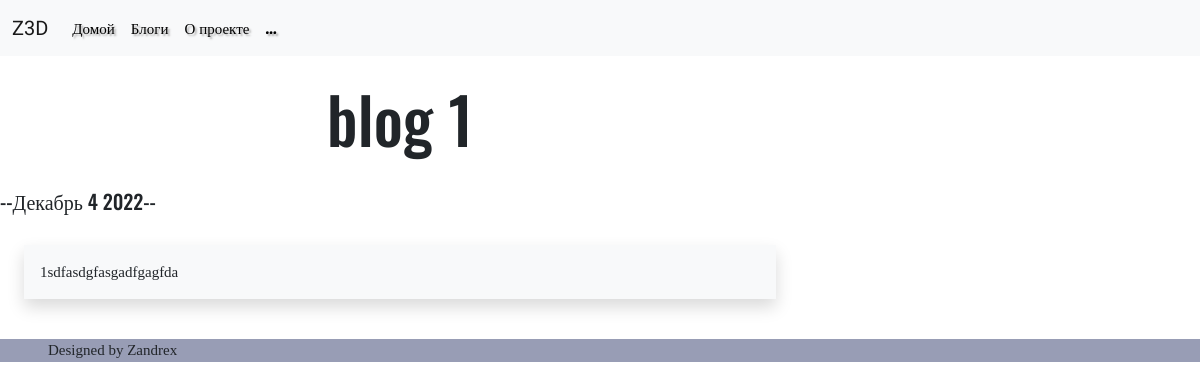
Page /blog/1/ on the committed database.
### blog/models.py (models this page shows, shortened)
class Blog(models.Model):
    title = models.CharField(max_length = 100)
    date = models.DateField()
    description = models.TextField()
    url = models.URLField(blank = True)

### blog/views.py (the view)
# urls.py: path('<int:blog_id>/', views.detail, name='detail'),
def detail(request, blog_id):
    blog = get_object_or_404(Blog, pk = blog_id)
    return render(request, 'blog/detail.html', {'blog':blog})

### blog/templates/blog/detail.html
{% extends 'portfolio/base.html' %}
{% block content %}
<div class="col-8 p-4">
    <div class="container text-center">
        <h1 id='blogtitle'>{{ blog.title }}</h1>
    </div>
</div>
<h5 id='date'> --{{ blog.date|date:'F j Y' }}--</h5>
<div class="col-8 p-4">
    <p class="bg-light shadow p-3">{{ blog.description|safe }}</p>
</div>
{% endblock %}

### portfolio/static/portfolio/styles.css (style rules this page uses)
body { font-family: 'RobotoSlab', serif; font-size: 15px; }
#date { font-family: 'Oswald', serif; }
#blogtitle { font-family: 'Oswald', serif; font-size: 4rem; }

### rows in the picture
Blog: title "blog 1", date "Декабрь 4 2022", description "1sdfasdgfasgadfgagfda"
